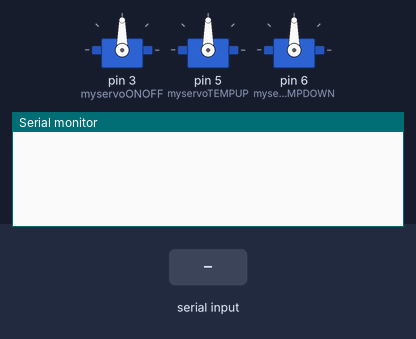
A sketch run on a simulated Arduino Uno, built with avr-gcc and run on an emulated ATmega328P. On the bench: 3 × servo, the last lines printed to the serial monitor. Inputs (shaded band) come from the test bench.

Above: at 1.2 s.
1.3 s: ":" received over the second serial link
At 2.2 s:
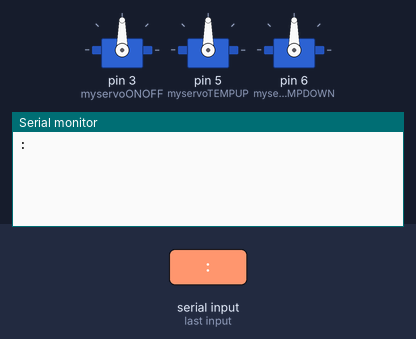
2.8 s: "0\n" received over the second serial link
At 3.3 s:
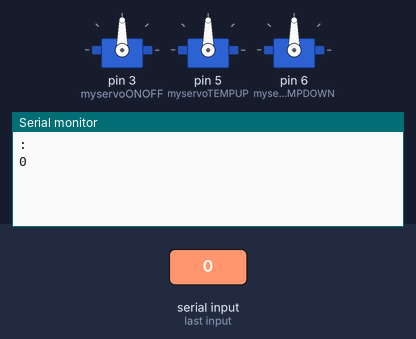

The sketch:

Final.ino
```cpp
//Libraries included
#include <Servo.h>
#include <SoftwareSerial.h>

SoftwareSerial bt (8, 9);

//////////////////////////////////// Bluetooth ////////////////////////////////////
String readFromBT() {
  char c = ' ';
  String message = "";

  while (bt.available() > 0) {
    c = bt.read();
    message += c;
    }
  Serial.println(message);
  return message;
  }


  String secondHalf(String m) {
  String p = "";
  String temp = "temp";
  String utemp = "utemp";
  String emp = "emp";
  String checker = "";
  bool halfFound = false;
  for (int i = 0; i < m.length(); i++) {
    if (m[i] != ':' && halfFound && (checker == utemp || checker == temp || checker == emp)){
      p += m[i];
    }
    else if (m[i] == ':') {
      halfFound = true;
    }
    else {
      checker += m[i];
      }
  }
  return p;
}
///////////////////////////////////////////////////////////////////////////////////

///////////////////////////// Servo Motors ////////////////////////////////////////

//Initailazing Servo Motors
Servo myservoONOFF;  // create servo object to control a servo
Servo myservoTEMPUP;  // create servo object to control a servo
Servo myservoTEMPDOWN;  // create servo object to control a servo


//Initailizing Variables
int pos = 0;    // variable to store the servo position
int on = 0;     //variable to determine on off status of AC

//Functions
//ON/OFF
void PushButtonONOFF(){
  for (pos = 0; pos >= 90; pos -= 1) { // goes from 0 degrees to 180 degrees
     // in steps of 1 degree
     myservoONOFF.write(pos);              // tell servo to go to position in variable 'pos'
     delay(15);                       // waits 15 ms for the servo to reach the position
  }
  for (pos = 90; pos <= 0; pos += 1) { // goes from 180 degrees to 0 degrees
     myservoONOFF.write(pos);              // tell servo to go to position in variable 'pos'
     delay(15);                       // waits 15 ms for the servo to reach the position
  }

  on++;
  //serial.print("On: ");
  //serial.print(on);


}

//TEMP UP
void PushButtonTEMPUP(){
  for (pos = 0; pos >= 90; pos -= 1) { // goes from 0 degrees to 180 degrees
     // in steps of 1 degree
     myservoTEMPUP.write(pos);              // tell servo to go to position in variable 'pos'
     delay(15);                       // waits 15 ms for the servo to reach the position
  }
  for (pos = 90; pos <= 0; pos += 1) { // goes from 180 degrees to 0 degrees
     myservoTEMPUP.write(pos);              // tell servo to go to position in variable 'pos'
     delay(15);                       // waits 15 ms for the servo to reach the position
  }
}

//TEMP DOWN
void PushButtonTEMPDOWN(){
  for (pos = 0; pos <= 90; pos += 1) { // goes from 0 degrees to 180 degrees
     // in steps of 1 degree
     myservoTEMPDOWN.write(pos);              // tell servo to go to position in variable 'pos'
     delay(15);                       // waits 15 ms for the servo to reach the position
  }
  for (pos = 90; pos >= 0; pos -= 1) { // goes from 180 degrees to 0 degrees
     myservoTEMPDOWN.write(pos);              // tell servo to go to position in variable 'pos'
     delay(15);                       // waits 15 ms for the servo to reach the position
  }
}


///////////////////////////////////////////////////////////////////////////////////

void setup() {
  /////////////////////////////// Serial ////////////////////////////////////////////
  Serial.begin(9600);
  bt.begin(9600);
  //////////////////////////////////////////////////////////////////////////////////

  ///////////////////////////// Servo Motors ////////////////////////////////////////
  myservoONOFF.attach(3);  // attaches the servo on pin 2 to the servo object
  myservoTEMPUP.attach(5);  // attaches the servo on pin 4 to the servo object
  myservoTEMPDOWN.attach(6);  // attaches the servo on pin 6 to the servo object
  ///////////////////////////////////////////////////////////////////////////////////

}

void loop() {
  //variables
  String userinputString = "0";
  int userinput = 0;

  //while no user input detected do nothing
  while(bt.available() == 0) {
    //Serial.println("No user input");
  }

   userinputString = secondHalf(readFromBT());
   //Serial.print("user input string: ");
   //Serial.println(userinputString);
  Serial.println(userinputString);
  if (userinputString != "") {
    userinput = userinputString.toInt();
  }
   //Serial.print("user input: ");
   //Serial.println(userinput);


    switch(userinput) {
      case 1: //ON
        PushButtonONOFF();
        break;
    }
}
```

Measured:
- after the input at 1.3 s, the serial monitor: prints a new line at once (image 1)
- after the input at 2.8 s, the serial monitor: prints a new line at once (image 2)
